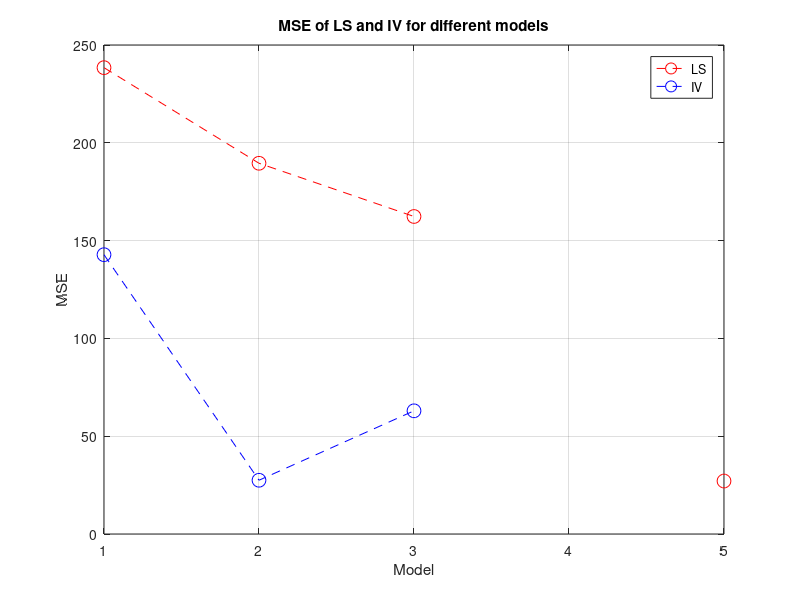
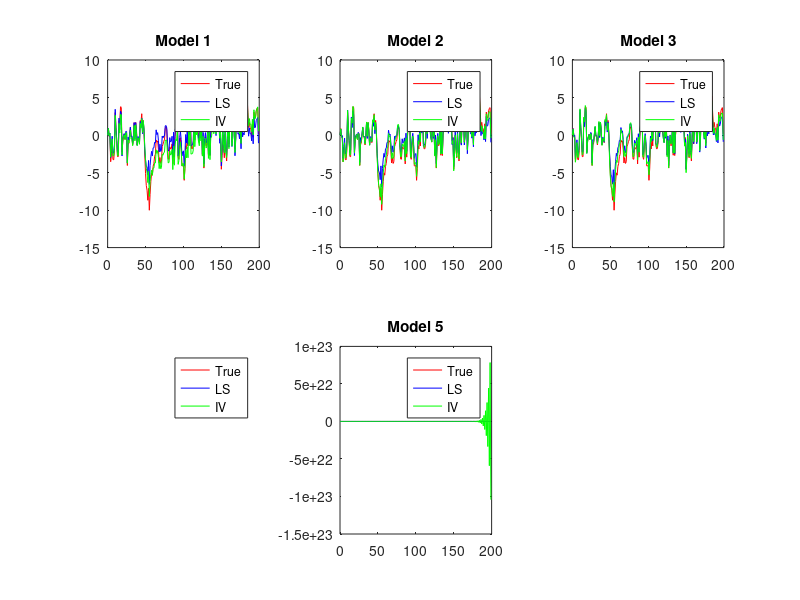

These figures' MATLAB source, in order:
% System Identification Ex 8
% Robin Schmid, schmirob@ethz.ch
%%
clear all; close all; clc;

% 1. Generate data
N = 200;
t = 0:N-1;

% Use a different seed to generate input and error noise s.t. they are
% different
u = randn(1,N);

threshold = 1000;

Ts = 0.1;
z = tf('z', Ts);

A_true = 1 - 1.1*z^-1 + 0.18*z^-2;
B_true = z^-1 - 2*z^-2;

y_true = lsim(B_true/A_true, u); % No noise for true system?

models = [1, 2; 2, 2; 3, 2; 2, 1; 4, 3];
n_models = size(models,1);

MSE_LS = zeros(1,n_models);
MSE_IV = zeros(1,n_models);

y_est_LS = zeros(N,n_models);
y_est_IV = zeros(N,n_models);

for k = 1:n_models
    n = models(k,1);
    m = models(k,2);
    
    % 2. LS method (biased)
    e_LS = sqrt(0.5)*randn(1,N);
    y_LS = lsim(B_true/A_true, u) + e_LS'; % Attention lsim returns column vector
    
    % Phiy
    Phiy = zeros(N,n);    
    for iy = 1:N
        for jy = 1:n
            % Use at rest assumption
            if (iy-jy) < 1
                Phiy(iy,jy) = 0;
            else
                Phiy(iy,jy) = -y_LS(iy-jy);
            end
        end
    end
    
    % Phiu
    Phiu = zeros(N,m);
    for iu = 1:N
        for ju = 1:m
            % Use at rest assumption
            if (iu-ju) < 1
                Phiu(iu,ju) = 0;
            else
                Phiu(iu,ju) = u(iu-ju);
            end
        end
    end
    
    Phi = [Phiy Phiu];
    % Least square regression
    theta_LS = Phi\y_LS;
    
    % A_LS
    A_LS = 1;
    for iy = 1:n
        A_LS = A_LS + theta_LS(iy) * z^(-iy);
    end
    
    % B_LS
    B_LS = 0;
    for iu = 1:m
        B_LS = B_LS + theta_LS(n+iu) * z^(-iu);
    end
    
    % 3. Generate new data, use same u
    % Generate instrumental variable
    e_IV = sqrt(0.5)*randn(1,N);
    y_IV = lsim(B_true/A_true, u) + e_IV';
    
    x = lsim(B_LS/A_LS, u);
    
    % Regressor for instrumental variable
    % Zx
    Zx = zeros(N,n);    
    for iy = 1:N
        for jy = 1:n
            % Use at rest assumption
            if (iy-jy) < 1
                Zx(iy,jy) = 0;
            else
                Zx(iy,jy) = -x(iy-jy);
            end
        end
    end
    
    % Zu
    Zu = zeros(N,m);
    for iu = 1:N
        for ju = 1:m
            % Use at rest assumption
            if (iu-ju) < 1
                Zu(iu,ju) = 0;
            else
                Zu(iu,ju) = u(iu-ju);
            end
        end
    end
    
    Z = [Zx Zu];
    % Instrumental variable regression
    theta_IV = (Z'*Phi)\(Z'*y_IV);
    
    % A_IV
    A_IV = 1;
    for iy = 1:n
        A_IV = A_IV + theta_IV(iy) * z^(-iy);
    end
    
    % B_IV
    B_IV = 0;
    for iu = 1:m
        B_IV = B_IV + theta_IV(n+iu) * z^(-iu);
    end
    
    % Compare LS and IV method
    y_est_LS(:,k) = lsim(B_LS/A_LS, u);
    y_est_IV(:,k) = lsim(B_IV/A_IV, u);
    
    MSE_LS(k) = norm(y_true - y_est_LS(:,k))^2;
    MSE_IV(k) = norm(y_true - y_est_IV(:,k))^2;
    
    % Capture MSE which is too big
    if MSE_LS(k) > threshold
        MSE_LS(k) = inf;
    end
    if MSE_IV(k) > threshold
        MSE_IV(k) = inf;
    end 
end

% Plot MSE
figure(1);
plot(1:n_models, MSE_LS, 'ro--', 'MarkerSize', 10);
hold on
plot(1:n_models, MSE_IV, 'bo--', 'MarkerSize', 10);
title('MSE of LS and IV for different models');
legend({'LS', 'IV'});
xlabel('Model');
ylabel('MSE');
grid on

% Plot output
figure(2);
% Model 1
subplot(2,3,1);
plot(t,y_true,'r');
hold on
plot(t,y_est_LS(:,1),'b');
plot(t,y_est_IV(:,1),'g');
title('Model 1');
legend({'True', 'LS', 'IV'});
% Model 2
subplot(2,3,2);
plot(t,y_true,'r');
hold on
plot(t,y_est_LS(:,2),'b');
plot(t,y_est_IV(:,2),'g');
title('Model 2');
legend({'True', 'LS', 'IV'});
% Model 3
subplot(2,3,3);
plot(t,y_true,'r');
hold on
plot(t,y_est_LS(:,3),'b');
plot(t,y_est_IV(:,3),'g');
title('Model 3');
legend({'True', 'LS', 'IV'});
% Model 4
subplot(2,3,4);
plot(t,y_true,'r');
hold on
plot(t,y_est_LS(:,4),'b');
plot(t,y_est_IV(:,4),'g');
title('Model 4');
legend({'True', 'LS', 'IV'});
% Model 5
subplot(2,3,5);
plot(t,y_true,'r');
hold on
plot(t,y_est_LS(:,5),'b');
plot(t,y_est_IV(:,5),'g');
title('Model 5');
legend({'True', 'LS', 'IV'});

% Model 4 and 5 do not capture dynamics of true system and become unstable
% when using IV. IV is generally better then LS since this system is an
% output error model and IV leads to a smaller bias.